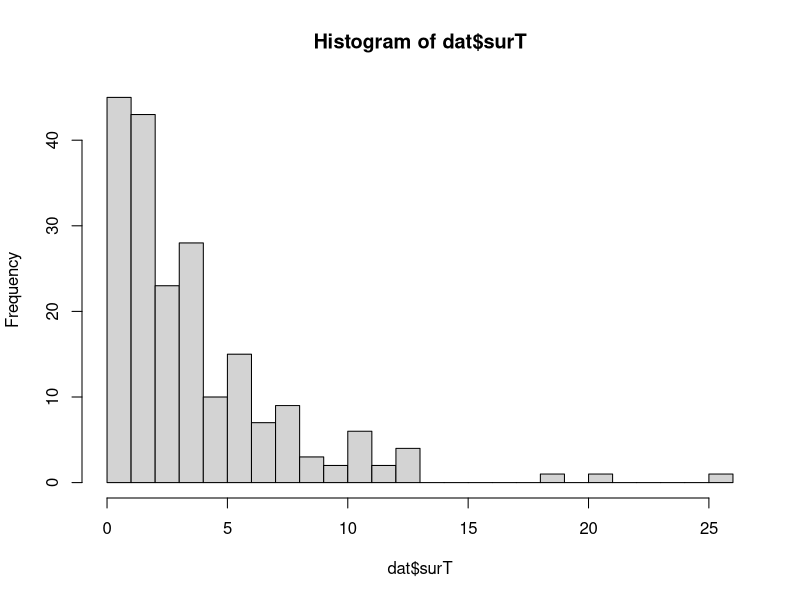

This chart was generated by the following R code:
## ---- chunk 1
library(mvtnorm)
library(survival)
## ---- chunk 2
# Here we use parametric model to simulate data with survival time,
# assuming survival time is exponentially distributed. 
# We first simulate the mean of exponential from linear combinations
# of variables, and then simulate survival time. 
# T\sim 1/u*exp(-t/u), and the true model is:
# log(T) = \mu + e = b0 + Xb + e
# @param b: vector of length (p+1) for true effect size, include intercept.
# @param X: variable matrix of size n by p. 
# @param status: censoring status. 1 = censored, 2 = event observed. 
sim_dat <- function(b, X){
  n = nrow(X)
  p = ncol(X)
  mu <- exp(cbind(rep(1,n), X) %*% b)
  surT <- rexp(n, rate = 1/mu)
  dat <- data.frame(cbind(surT, X))
  x.name <- unlist(lapply(1:p, function(i) paste0("x", i)))
  names(dat) = c("surT", x.name)
  dat$status <- rep(2, n)
  return(dat)
}

## ---- chunk 3
set.seed(1)
n = 200
b = c(1,0.1)
X = as.matrix(rnorm(n, mean = 3, sd = 2))
dat = sim_dat(b, X)

x.c = scale(X, center = TRUE, scale = FALSE)
x.sd = scale(X, center = TRUE, scale = TRUE)
## ---- chunk 4
hist(dat$surT, breaks = 20)
## ---- chunk 5
## Create  survival object. status == 2 is death
dat$y <- with(dat, Surv(surT, status == 2))
# Fit cox ph. Cox ph model with select multiple significant predictors..
cox1 <- coxph(y ~ x1, data =  dat)
cox2 <- coxph(dat$y ~ x.sd)
cox3 <- coxph(dat$y ~ x.c)
## ---- chunk 6
coef(cox1)
coef(cox2)
coef(cox3)
## ---- chunk 7
summary(cox1)
summary(cox2)
summary(cox3)
## ---- chunk 8
## Create  survival object. status == 2 is death
surT = scale(dat$surT, center = TRUE, scale = TRUE)
status = rep(2, length(surT))
dat$y <- Surv(surT, status)

# Fit cox ph.
cox4 <- coxph(y ~ x.sd, data =  dat)
summary(cox4)
